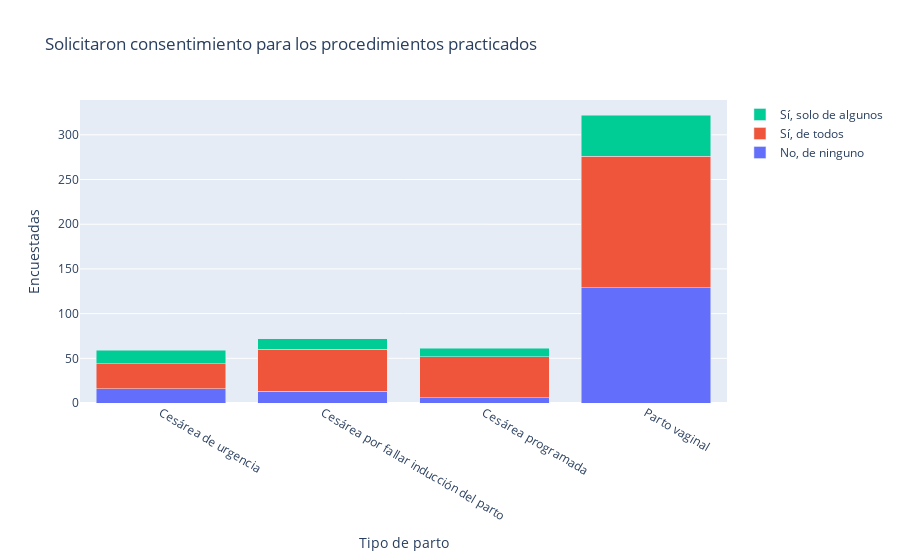

Notebook code cell kept with this figure:
### Markdown cell above
### Solicitaron consentimiento para los procedimientos practicados

### Code cell
df = pd.read_excel('data/consentimiento_parto.xlsx', index_col=None)

tipo_parto = [
    'Cesárea de urgencia', 
    'Cesárea por fallar inducción del parto', 
    'Cesárea programada', 
    'Parto vaginal'
    ]
fig = go.Figure(data=[
    go.Bar(name='No, de ninguno', x=tipo_parto, y=df.iloc[0, 1:5]),
    go.Bar(name='Sí, de todos', x=tipo_parto, y=df.iloc[1, 1:5]),
    go.Bar(name='Sí, solo de algunos', x=tipo_parto, y=df.iloc[2, 1:5])
])
# Change the bar mode
fig.update_layout(
    barmode='stack', 
    title='Solicitaron consentimiento para los procedimientos practicados', 
    xaxis_title='Tipo de parto', 
    yaxis_title='Encuestadas',
    )
fig.show()
# fig.write_html('dataviz/consentimiento_parto.html')

### Figure 1 — Plotly figure (JSON) as saved in the notebook; plotly's stock layout.template omitted (floating-point values rounded to 4 significant figures)
{"data": [{"name": "No, de ninguno", "type": "bar", "x": ["Cesárea de urgencia", "Cesárea por fallar inducción del parto", "Cesárea programada", "Parto vaginal"], "y": [16, 13, 6, 129]}, {"name": "Sí, de todos", "type": "bar", "x": ["Cesárea de urgencia", "Cesárea por fallar inducción del parto", "Cesárea programada", "Parto vaginal"], "y": [28, 47, 46, 147]}, {"name": "Sí, solo de algunos", "type": "bar", "x": ["Cesárea de urgencia", "Cesárea por fallar inducción del parto", "Cesárea programada", "Parto vaginal"], "y": [15, 12, 9, 46]}], "layout": {"barmode": "stack", "title": {"text": "Solicitaron consentimiento para los procedimientos practicados"}, "xaxis": {"title": {"text": "Tipo de parto"}}, "yaxis": {"title": {"text": "Encuestadas"}}}}
